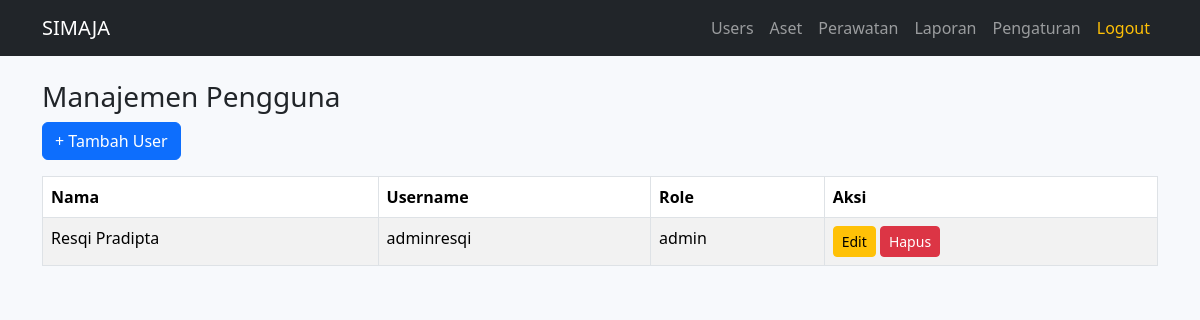
/pages/users/list.php (signed in), run on the app's committed database.
### tables this page shows
CREATE TABLE `users` (
  `id` int(11) NOT NULL,
  `nama` varchar(100) NOT NULL,
  `username` varchar(50) NOT NULL,
  `password` varchar(255) NOT NULL,
  `role_id` int(11) DEFAULT NULL
);

CREATE TABLE `roles` (
  `id` int(11) NOT NULL,
  `nama` varchar(50) NOT NULL
);

### pages/users/list.php (the view, shortened to what this page needs)
<?php
include '../../config/db.php';
include '../../includes/header.php';
include '../../includes/navbar.php';
$result = $conn->query("SELECT users.*, roles.nama AS role FROM users LEFT JOIN roles ON users.role_id = roles.id");
?>
<div class="container mt-4">
    <h3>Manajemen Pengguna</h3>
    <a href="create.php" class="btn btn-primary mb-3">+ Tambah User</a>
    <table class="table table-bordered table-striped">
        <thead>
            <tr>
                <th>Nama</th>
                <th>Username</th>
                <th>Role</th>
                <th>Aksi</th>
            </tr>
        </thead>
        <tbody>
        <?php while ($row = $result->fetch_assoc()) : ?>
            <tr>
                <td><?= $row['nama'] ?></td>
                <td><?= $row['username'] ?></td>
                <td><?= $row['role'] ?></td>
                <td>
                    <a href="edit.php?id=<?= $row['id'] ?>" class="btn btn-sm btn-warning">Edit</a>
                    <a href="delete.php?id=<?= $row['id'] ?>" class="btn btn-sm btn-danger" onclick="return confirm('Yakin?')">Hapus</a>
                </td>
            </tr>
        <?php endwhile ?>
        </tbody>
    </table>
</div>
<?php include '../../includes/footer.php'; ?>

### includes/header.php (style rules this page uses)
body { background-color: #f7f9fc; }

### data on the page
users: nama "Resqi Pradipta", username "adminresqi", role.nama "admin"
